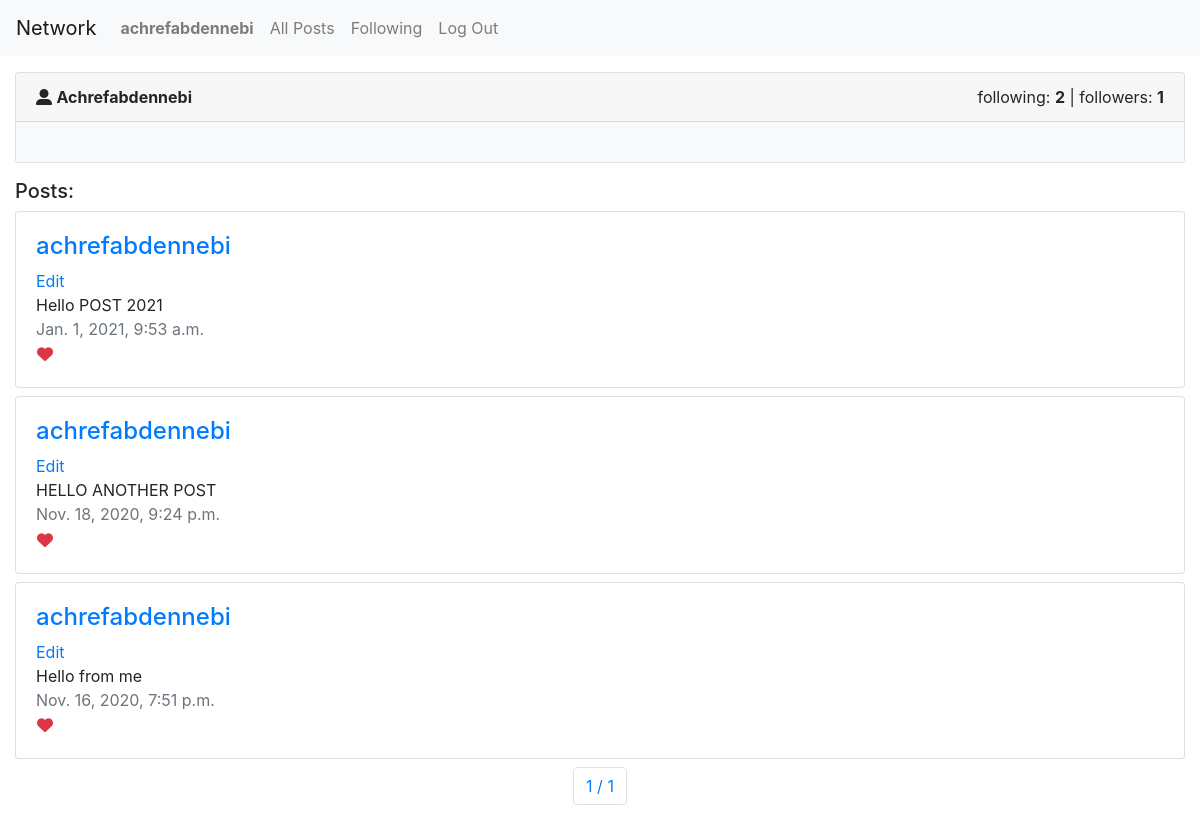
/profile/1 (signed in), run on the app's committed database.
### network/models.py (models this page shows, shortened)
class User(AbstractUser):
    pass

class Post(models.Model):
    content = models.CharField(max_length=250)
    created_by = models.ForeignKey(User,null=True, blank=True, on_delete=DO_NOTHING, related_name="users")
    created_date = models.DateTimeField()

### network/views.py (the view)
# urls.py: path("profile/<int:profile_id>", views.getProfile, name="profile"),
@login_required(login_url='/login')
def getProfile(request, profile_id):
    try:
        profile = User.objects.get(pk=profile_id)
        following = profile.following.count()
        followersCount = profile.followers.count()
        posts = Post.objects.filter(created_by=profile.id).all().order_by('-created_date')
        is_followed = profile.followers.filter(following_id = profile_id).exists()
        paginator= Paginator(posts, 10);
        page_number = request.GET.get('page')
        post_page = paginator.get_page(page_number)
    except User.DoesNotExist:
        raise CommandError("Post not saved")
    return render(request, "network/profile.html", {
        "profile": profile,
        "following": following,
        "followers" : followersCount,
        "is_followed": is_followed,
        "posts": post_page
    })

### network/templates/network/profile.html (shortened to what this page needs)
{% extends "network/layout.html" %}
{% block body %}
<div class="container-fluid mt-3">
    <div class="card">
        <div class="card-header">
          <div class="float-left">
            <i class="fas fa-user-alt"></i>
            <span class="font-weight-bold text-capitalize">{{ profile }}</span>
          </div>
          <div class="float-right">
            <div>
                <span>following: <strong>{{following}}</strong></span> |
                <span>followers: <strong>{{followers}}</strong></span>
            </div>
          </div>
        </div>
        <div class="card-body bg-light">
        </div>
    </div>
</div>
<div class="container-fluid mt-3">
    <h5>Posts: </h5>
    {% for post in posts %}
    <div class="row mt-2">
        <div class="col-md-12">
            <div class="card">
                <div class="card-body">
                    <div class="post-detail">
                        <h4>
                            <a href="{% url 'profile' post.created_by.id %}">
                                {{ post.created_by }}
                            </a>
                        </h4>
                        {% if post.created_by.id ==  user.id %}
                        <a href="#">Edit</a>
                        {% endif %}
                        <div class="post-content">
                            {{ post.content }}
                        </div>
                        <span class="text-muted">{{ post.created_date }}</span>
                        <div class="post-reaction">
                            <button type="button" class="btn p-0">
                                <i class="fas fa-heart text-danger"></i>
                            </button>
                        </div>
                    </div>
                </div>
            </div>
        </div>
    </div>
    {% endfor %}
    <div class="row mt-2">
        <div class="col-md-12">
            <nav aria-label="pagination">
                <ul class="pagination justify-content-center">
                    <li class="page-item">
                        <a class="page-link" href="#"> {{ posts.number }} / {{ posts.paginator.num_pages }}</a>
                    </li>
                </ul>
            </nav>
        </div>
    </div>
</div>
{% endblock %}

### network/templates/network/layout.html (shortened to what this page needs)
{% load static %}
<!DOCTYPE html>
<html lang="en">
    <head>
        <link rel="stylesheet" href="https://stackpath.bootstrapcdn.com/bootstrap/4.4.1/css/bootstrap.min.css">
        <link href="{% static 'network/styles.css' %}" rel="stylesheet">
    </head>
    <body>
        <nav class="navbar navbar-expand-lg navbar-light bg-light">
            <a class="navbar-brand" href="#">Network</a>
            <div>
              <ul class="navbar-nav mr-auto">
                {% if user.is_authenticated %}
                    <li class="nav-item">
                        <a class="nav-link" href="{% url 'index' %}"><strong>{{ user.username }}</strong></a>
                    </li>
                {% endif %}
                <li class="nav-item">
                  <a class="nav-link" href="{% url 'posts' %}">All Posts</a>
                </li>
                {% if user.is_authenticated %}
                    <li class="nav-item">
                        <a class="nav-link" href="{% url 'following' %}">Following</a>
                    </li>
                    <li class="nav-item">
                        <a class="nav-link" href="{% url 'logout' %}">Log Out</a>
                    </li>
                {% endif %}
              </ul>
            </div>
          </nav>
        <div class="body">
            {% block body %}
            {% endblock %}
        </div>
    </body>
</html>

### data on the page
User: username "achrefabdennebi", username "Achrefabdennebi"
Post: created_by "achrefabdennebi", shows "Edit", content "Hello POST 2021", created_date "Jan. 1, 2021, 9:53 a.m."
Post: created_by "achrefabdennebi", shows "Edit", content "HELLO ANOTHER POST", created_date "Nov. 18, 2020, 9:24 p.m."
Post: created_by "achrefabdennebi", shows "Edit", content "Hello from me", created_date "Nov. 16, 2020, 7:51 p.m."

### other printed values
{{ following }} "2"
{{ followers }} "1"
{{ posts.number }} "1"
{{ posts.paginator.num_pages }} "1"
